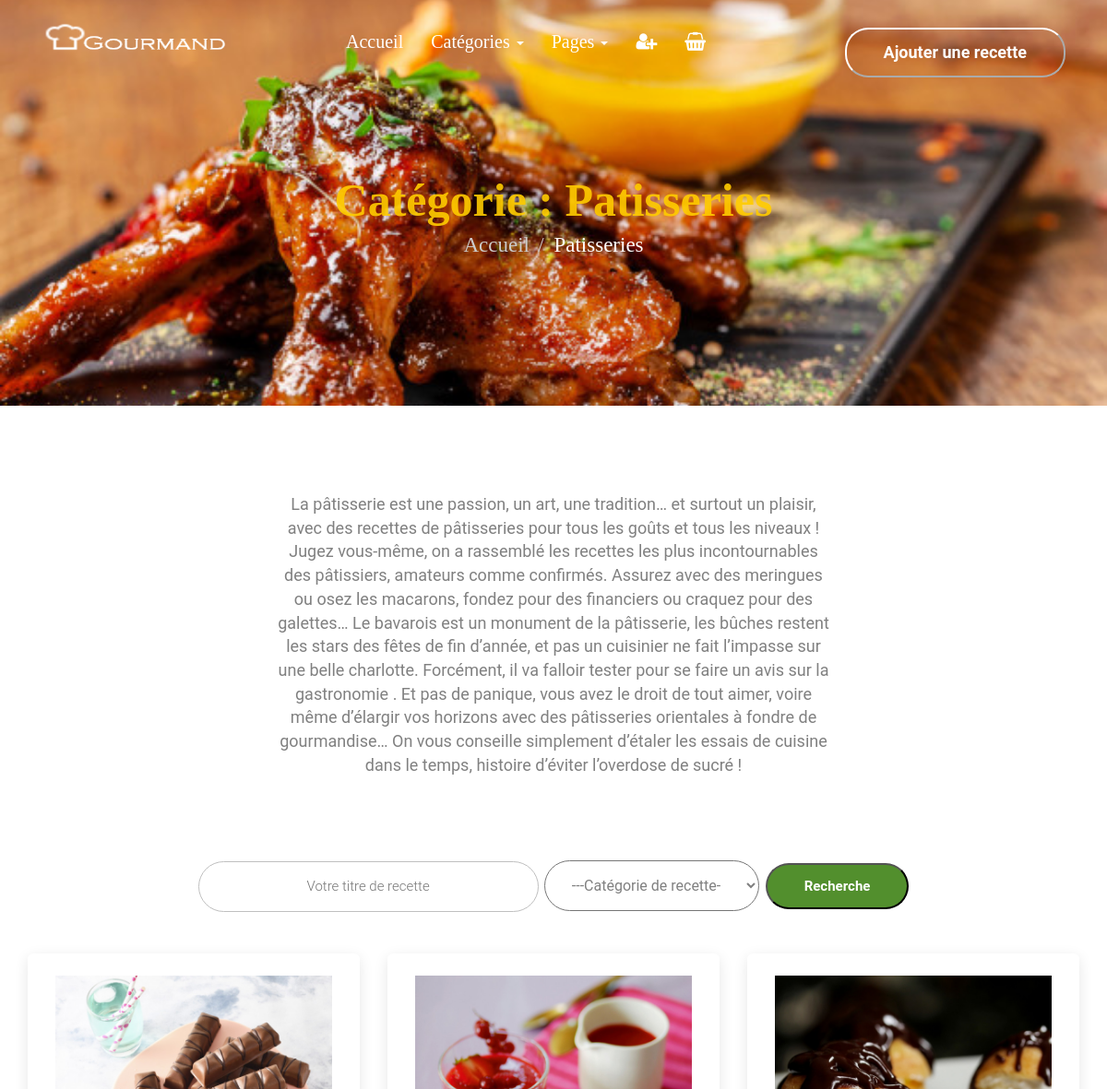
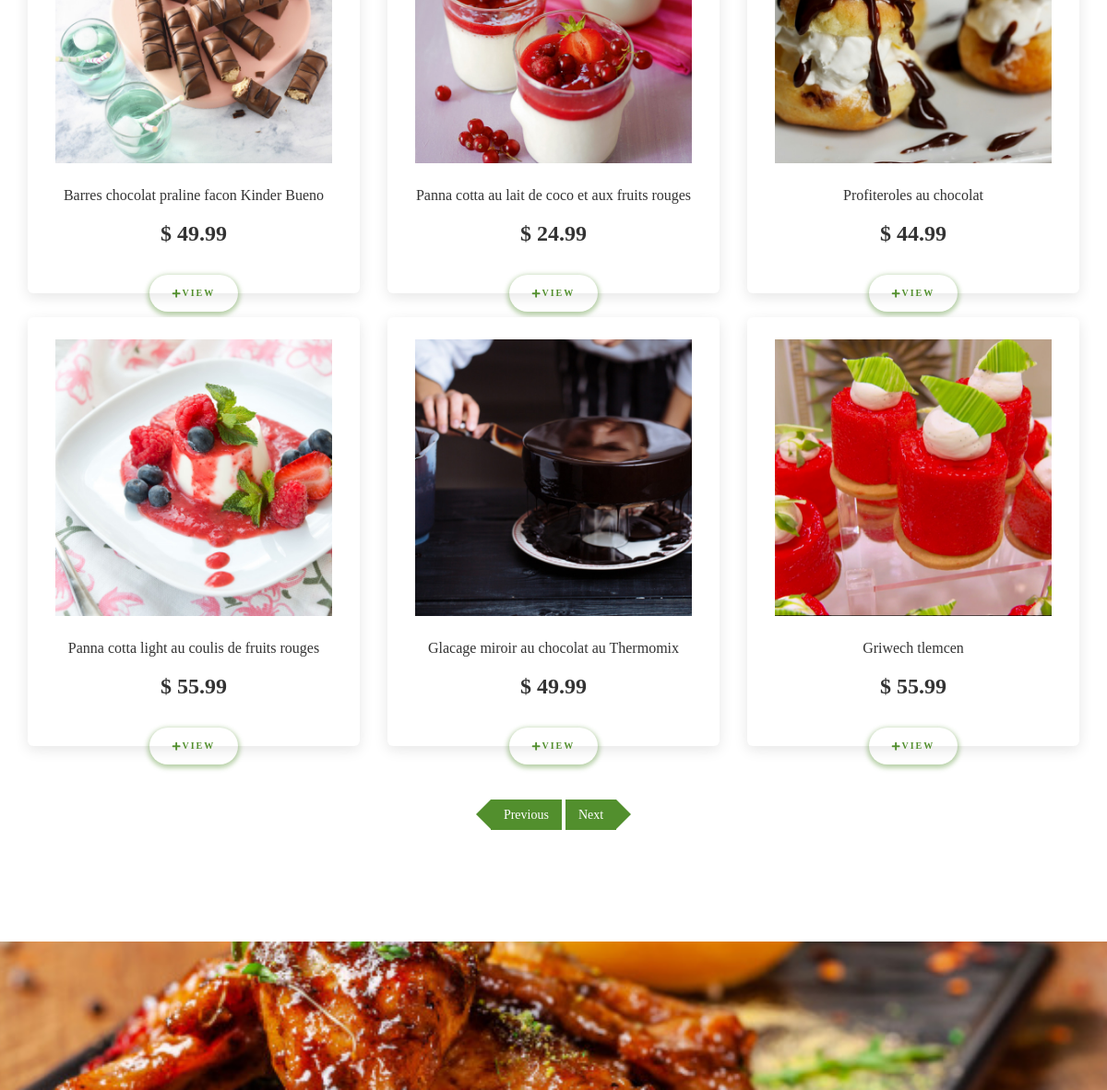
/php/Patisiere.php, run on the app's committed database (2 pictures, top to bottom).
### tables this page shows
CREATE TABLE `recette` (
  `id` int(11) NOT NULL,
  `image` varchar(500) NOT NULL,
  `name` varchar(500) NOT NULL,
  `prix` varchar(500) NOT NULL,
  `description` varchar(5000) NOT NULL,
  `category` varchar(500) NOT NULL
);

### php/Patisiere.php (the view, shortened to what this page needs)
<!DOCTYPE html>
<html>
<head>
    <link rel="stylesheet" href="https://use.fontawesome.com/releases/v5.5.0/css/all.css">
    <link rel="stylesheet" href="https://cdnjs.cloudflare.com/ajax/libs/font-awesome/4.7.0/css/font-awesome.min.css">
    <link rel="stylesheet" href="https://maxcdn.bootstrapcdn.com/bootstrap/3.4.1/css/bootstrap.min.css">
    <link rel="stylesheet" href="https://cdnjs.cloudflare.com/ajax/libs/font-awesome/4.7.0/css/font-awesome.min.css">
    <link rel="stylesheet" href="../css/cantact.css">
    <link rel="stylesheet" href="../css/search.css">
    <link rel="stylesheet" href="../css/patisiere.css">
</head>
<body>
    <header class="header-home">
        <nav class="navbar navbar-inverse nav-home ">
            <div class="container-fluid">
                <div class="navbar-header">
                    <a class="navbar-brand" href="#"><img class="logo" src="../images/logo.png"> </a>
                </div>
                <div class="collapse navbar-collapse " id="myNavbar">
                    <ul class="nav navbar-nav menu">
                        <li><a class="text-white" href="index.php">Accueil</a></li>
                        <li class="dropdown">
                            <a class="dropdown-toggle" data-toggle="dropdown" href="#">Catégories <span class="caret"></span></a>
                        </li>
                        <li class="dropdown">
                            <a class="dropdown-toggle" data-toggle="dropdown" href="#">Pages <span class="caret"></span></a>
                        </li>
                        <?php session_start(); if(isset($_SESSION['User'])): ?>
              <li><a href="../Traitement/logout.php"><i class="fa fa-sign-out"></i></a></li>
            <?php else: ?>
              <li><a href="Authe.php"><i class="fa fa-user-plus"></i></a></li>
            <?php endif; ?>
                        <li><a href="panier.php"><i class="fa fa-shopping-basket"></i></a></li>
                    </ul>
                    <ul class="nav navbar-nav navbar-right">
                        <li><button class="nvrecette"><strong>Ajouter une recette</strong></button></li>
                    </ul>
                </div>
                <div class="col-md-12 col-sm-12 col-xs-12 text-center">
                    <h1 class="H1">Catégorie : Patisseries
                    </h1>
                    <ol class="breadcrumb text-center">
                        <li><a href="../php/menu-home.php">Accueil</a></li>
                        <li class="active">Patisseries
                        </li>
                    </ol>
                </div>
            </div>
        </nav>
    </header>
    <div class="ensemble-input-button">
        <div id="fields2">
            <p>La pâtisserie est une passion, un art, une tradition… et surtout un plaisir, avec des recettes de pâtisseries pour tous les goûts et tous les niveaux ! Jugez vous-même, on a rassemblé les recettes les plus incontournables des pâtissiers, amateurs comme confirmés. Assurez avec des meringues ou osez les macarons, fondez pour des financiers ou craquez pour des galettes… Le bavarois est un monument de la pâtisserie, les bûches restent les stars des fêtes de fin d’année, et pas un cuisinier ne fait l’impasse sur une belle charlotte. Forcément, il va falloir tester pour se faire un avis sur la gastronomie . Et pas de panique, vous avez le droit de tout aimer, voire même d’élargir vos horizons avec des pâtisseries orientales à fondre de gourmandise… On vous conseille simplement d’étaler les essais de cuisine dans le temps, histoire d’éviter l’overdose de sucré !</p>
        </div>
        <div class="row">
            <form id="add-new-listing" method="POST">
                <div class="form-group">
                    <input type="text" value="" placeholder="Votre titre de recette">
                    <select name="pets" id="pet-select">
                        <option value="" style="text-align: center;">---Catégorie de recette---</option>
                    </select>
                    <button>Recherche</button>
                </div>
                <div class="container my-5">
                    <div class="row row-eq-height">
                    <?php
include 'db.php';
$sql = "select * from recette where category='Patisseries';";
$result = $con->query($sql);
if ($result->num_rows > 0) {
  while($row = $result->fetch_assoc()) {
  ?>
               <div class="col-12 col-md-6 col-lg-4 col-xl-3 mb-5">
                            <div class="product-card h-100 mb-0">
                                <a class="product-card__content" href="#">
                                    <span class="product-card__img" style='background-image:url(../images/<?php echo $row["image"] ?>)'></span>
                                    <span class="product-card__title">
                                    <?php echo $row["name"] ?>
                                    </span>
                                    <span class="product-card__price">
                                    $ <?php echo $row["prix"] ?>
                                    </span>
                                </a>
                                <div class="product-card__actions">
                                <a class="product-card__btn mr-3" href="details.php?id=<?php echo $row['id']?>&&idU=<?php echo $_SESSION['ID']?>">
                                        <i class="fas fa-plus mr-2"></i>
                                        View </a>
                                </div>
                            </div>
                        </div>
<?php
                    }
}
?>
                    </div>
                </div>
                <div class="button-bar">
                    <a href="#" class="button prev">Previous</a>
                    <a href="#" class="button next">Next</a>
                </div>
                <footer>
                    <div class="row footer-top">
                        <div class="container">
                            <div class="row" class="row">
                                <div class="col-md-12 footer-row-1">
                                    <div class="row" class="row">
                                        <div class="col-md-12 sidebar-1">
                </footer>
</body>
</html>

### css/cantact.css (style rules this page uses)
* { margin: 0px ; padding: 0px ; box-sizing: border-box; }
.logo { margin-top:-15px; width: 200px; height: 40px; margin-left: 30px; }
.header-home { margin-bottom: 94px; width:100%; height :440px; background-repeat: no-repeat; float: right; background: url("../images/photo-footer.jpg") center center/cover no-repeat; }
.nav-home { background-color: transparent; border: none; }
.menu { margin-left: 700px; }
.navbar-inverse .navbar-nav li a { color: #FFFFFF; font-size: 20px; }
.nvrecette { padding: 12px 40px; border-radius: 25px; background-color: transparent; border-color: white; color: white; margin-top: 10px; font-size: 18px; }
.container-fluid { margin-top: 20px; }
.navbar-right { margin-left: 20px; }
.nvrecette { margin-right:30px; }
.navbar-inverse .navbar-collapse, .navbar-inverse .navbar-form { border-color:none; }
@media only screen and (max-width: 1700px) { .menu { margin-left: 300px; } }
@media only screen and (max-width: 1400px) { .menu { margin-left: 100px; } }
@media only screen and (max-width: 1800px) { .menu { margin-left:300px; } }
@media only screen and (max-width: 1309px) { .menu { margin-left:120px; } }
@media only screen and (max-width:1379px) { .menu { margin-left:100px; } }
.breadcrumb { background: rgba(0, 0, 0, 0) none repeat scroll 0 0; color: #cccccc; margin-top: 0px; margin-bottom: 6px; font-weight: 300; padding: 0; text-transform: capitalize; font-size: 18px; }
.H1 { align-self: center; font-size: 50px; font-weight: 600; line-height: 100%; margin: 0 auto; padding: 8px 0; width: 100%; text-align: center; color:rgb(255, 204, 0); opacity:0.9; font-family: "Signika"; margin-top:100px; }
a { font-family: "Signika"; color: white; text-decoration: none; font-size: 23px; }
.breadcrumb>.active { color: white; font-size: 23px; font-family: "Signika"; }
h1, h1 span { font-family: "Signika"; font-size: 36px; font-weight: 700; color: #242424; }
body { margin-top: -20px; }
footer { background-color:transparent; }
footer .footer-top { width:100%; height:320px; background-repeat: no-repeat; background-color:transparent; background-image: url('../images/photo-footer.jpg'); background-position: center; background-size: cover; margin-left: 0px; margin-top: 200px; }
.footer-row-1 { padding-top:80px;padding-bottom:80px; }
.footer-row-1 { margin-top:0;margin-bottom:0; }
.footer-row-1 { border-top:0px solid #515b5e;border-bottom:0px solid #515b5e;border-left:0px solid #515b5e;border-right:0px solid #515b5e; }
.row:after { content: ""; display: table; clear: both; }
body { margin:0; }
*,:after,:before { box-sizing:border-box }
a { color:inherit;text-decoration:none }

### css/search.css (style rules this page uses)
body { font-family: Arial; overflow-x: hidden; }
* { box-sizing: border-box; margin: 0px; padding: 0px; }

### data on the page
recette: image (picture), name "Barres chocolat praline facon Kinder Bueno", prix "49.99"
recette: image (picture), name "Panna cotta au lait de coco et aux fruits rouges", prix "24.99"
recette: image (picture), name "Profiteroles au chocolat", prix "44.99"
recette: image (picture), name "Panna cotta light au coulis de fruits rouges", prix "55.99"
recette: image (picture), name "Glacage miroir au chocolat au Thermomix", prix "49.99"
recette: image (picture), name "Griwech tlemcen", prix "55.99"
